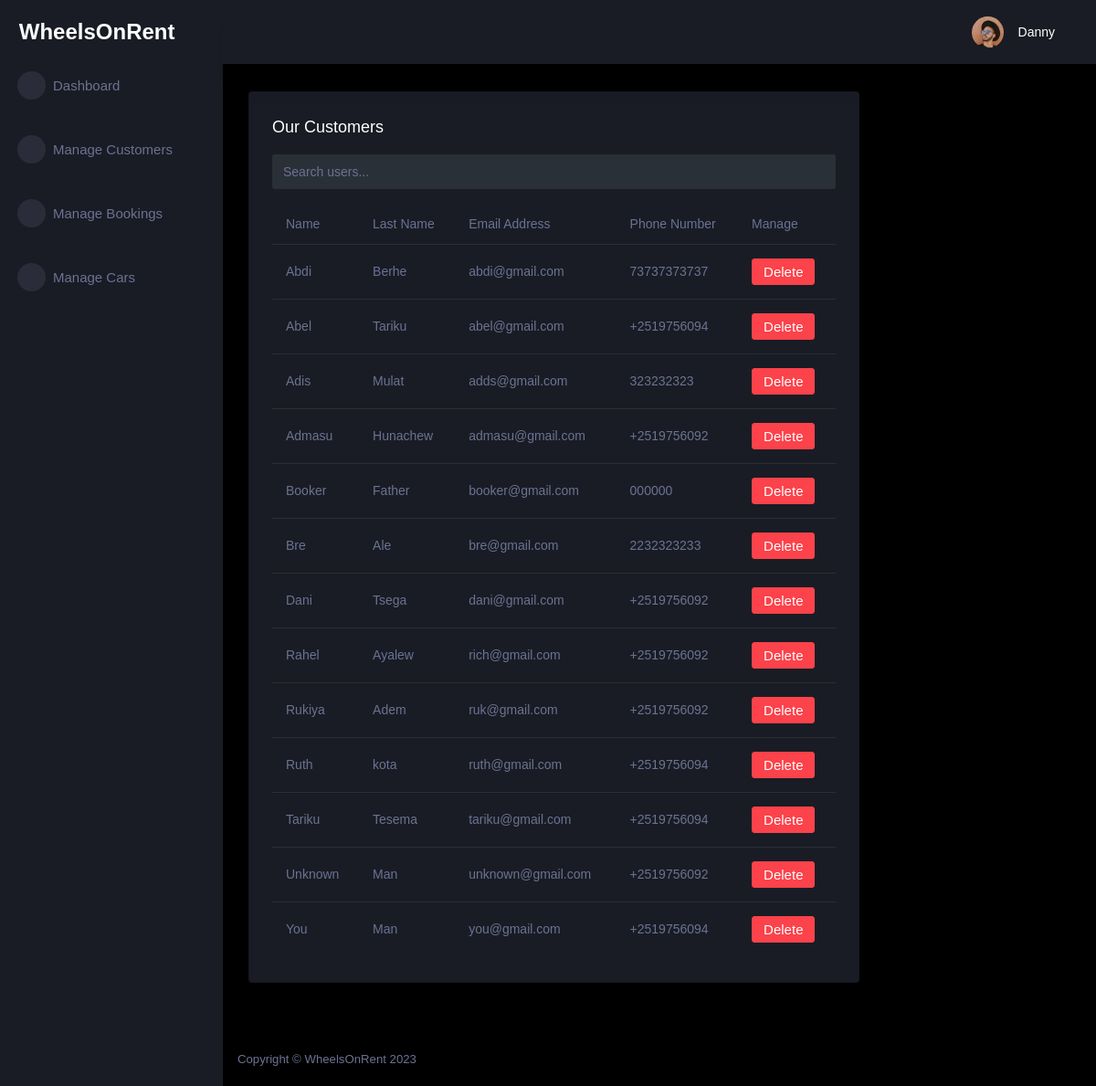
The page /customer/ (signed in) on the database as committed earlier.
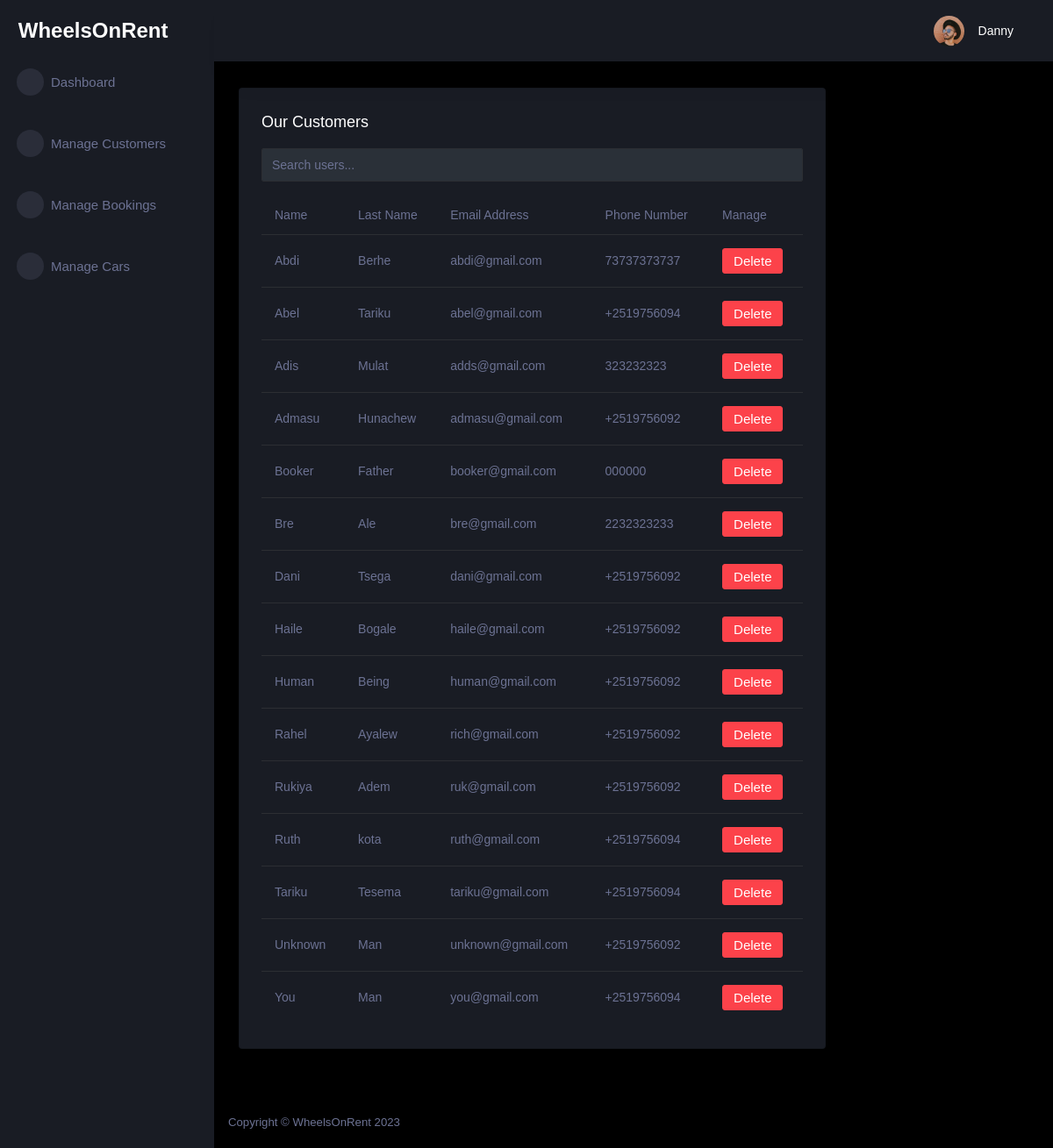
The same page on the database as committed later.
### tables this page shows
CREATE TABLE customer (
  id INTEGER PRIMARY KEY AUTOINCREMENT,
  name TEXT NOT NULL,
  last_name TEXT NOT NULL,
  phone_number TEXT NOT NULL,
  email TEXT NOT NULL,
  password TEXT NOT NULL,
  role TEXT INTEGER DEFAULT 0
);

### car_app/customer.py (the view)
@bp.route('/')
@login_required
def index():
    db = get_db()
    customers = db.execute(
        'SELECT id, name, last_name, email, phone_number'
        ' FROM customer'
        ' WHERE role = 0'
        ' ORDER BY name ASC'
    ).fetchall()
    return render_template('admin/customer_index.html', customers=customers)

### car_app/customer.py (called while the page is built)
@bp.before_app_request
def load_logged_in_customer():
    customer_id = session.get('customer_id')
    if customer_id is None:
        g.customer = None
    else:
        g.customer = get_db().execute(
            'SELECT * FROM customer WHERE id = ?', (customer_id,)
        ).fetchone()

@bp.after_request
def add_header(response):
    response.headers['Cache-Control'] = 'no-store, no-cache, must-revalidate, max-age=0'
    response.headers['Pragma'] = 'no-cache'
    response.headers['Expires'] = '0'
    return response

def login_required(view):
    @functools.wraps(view)
    def wrapped_view(**kwargs):
        if g.customer is None:
            return redirect(url_for('customer.login'))
        return view(**kwargs)
    return wrapped_view

### car_app/db.py (called while the page is built)
def get_db():
    if 'db' not in g:
        g.db = sqlite3.connect(
            current_app.config['DATABASE'],
            detect_types=sqlite3.PARSE_DECLTYPES
        )
        g.db.row_factory = sqlite3.Row
    return g.db

### car_app/templates/admin/customer_index.html (shortened to what this page needs)
{% extends 'admin/admin_base.html' %}
{% block content %}
<div class="content-wrapper">
<div class="row">
  <div class="col-lg-9 grid-margin stretch-card">
    <div class="card">
      <div class="card-body">
        <h4 class="card-title">Our Customers</h4>
        <div class="mb-3">
          <input type="text" id="searchInput" class="form-control" placeholder="Search users...">
        </div>
        <div class="table-responsive">
          <table class="table">
            <thead>
              <tr>
                <th>Name</th>
                <th>Last Name</th>
                <th>Email Address</th>
                <th>Phone Number</th>
                <th>Manage</th>
              </tr>
            </thead>
            <tbody>
              {% for customer in customers %}
              <tr>
                <td>{{ customer.name }}</td>
                <td>{{ customer.last_name }}</td>
                <td>{{ customer.email }}</td>
                <td>{{ customer.phone_number }}</td>
            <td><form action="{{ url_for('customer.delete', id=customer['id']) }}" method="post"><input class="btn btn-danger" type="submit" value="Delete" onclick="return confirm('Are you sure?')">
              </form></td>
              </tr>
            {% endfor %}
            </tbody>
          </table>
        </div>
      </div>
    </div>
  </div>
</div>
</div>
{% endblock %}

### car_app/templates/admin/admin_base.html (shortened to what this page needs)
<!DOCTYPE html>
<html lang="en">
<head>
    <link rel="stylesheet" href="https://cdn.jsdelivr.net/npm/bootstrap@4.0.0/dist/css/bootstrap.min.css">
    <link rel="stylesheet" href="{{ url_for('static', filename='assets/admin/assets/vendors/mdi/css/materialdesignicons.min.css')}}">
    <link rel="stylesheet" href="{{ url_for('static', filename='assets/admin/assets/vendors/css/vendor.bundle.base.css')}}">
    <link rel="stylesheet" href="{{ url_for('static', filename='assets/admin/assets/vendors/jvectormap/jquery-jvectormap.css')}}">
    <link rel="stylesheet" href="{{ url_for('static', filename='assets/admin/assets/vendors/flag-icon-css/css/flag-icon.min.css')}}">
    <link rel="stylesheet" href="{{ url_for('static', filename='assets/admin/assets/vendors/owl-carousel-2/owl.carousel.min.css')}}">
    <link rel="stylesheet" href="{{ url_for('static', filename='assets/admin/assets/vendors/owl-carousel-2/owl.theme.default.min.css')}}">
    <link rel="stylesheet" href="{{ url_for('static', filename='assets/admin/assets/css/style.css')}}">
</head>
<body>
    {% if g.customer['role'] == 1 %}
    <div class="container-scroller">
        <nav class="sidebar sidebar-offcanvas" id="sidebar">
            <div class="sidebar-brand-wrapper d-none d-lg-flex align-items-center justify-content-center fixed-top">
                <a class="sidebar-brand brand-logo" href="{{ url_for('customer.admin_dashboard') }}" style="text-decoration: none; color: white; font-size: 24px; font-weight: bold; font-family: Verdana, Geneva, Tahoma, sans-serif;">WheelsOnRent</a>
            </div>
            <ul class="nav">
                <li class="nav-item menu-items">
                    <a class="nav-link" href="{{ url_for('customer.admin_dashboard') }}">
                        <span class="menu-icon">
                <i class="mdi mdi-speedometer"></i>
              </span>
                        <span class="menu-title">Dashboard</span>
                    </a>
                </li>
                <br>
                <li class="nav-item menu-items">
                    <a class="nav-link" href="{{ url_for('customer.index') }}">
                        <span class="menu-icon">
                <i class="mdi mdi-playlist-play"></i>
              </span>
                        <span class="menu-title">Manage Customers</span>
                    </a>
                </li>
                <br>
                <li class="nav-item menu-items">
                    <a class="nav-link" href="{{ url_for('booking.index') }}">
                        <span class="menu-icon">
                <i class="mdi mdi-table-large"></i>
              </span>
                        <span class="menu-title">Manage Bookings</span>
                    </a>
                </li>
                <br>
                <li class="nav-item menu-items">
                    <a class="nav-link" href="{{ url_for('car.index') }}">
                        <span class="menu-icon">
                <i class="mdi mdi-car"></i>
              </span>
                        <span class="menu-title">Manage Cars</span>
                    </a>
                </li>
            </ul>
        </nav>
        <div class="container-fluid page-body-wrapper">
            <nav class="navbar p-0 fixed-top d-flex flex-row">
                <div class="navbar-menu-wrapper flex-grow d-flex align-items-stretch">
                    <button class="navbar-toggler navbar-toggler align-self-center" type="button" data-toggle="minimize">
              <span class="mdi mdi-menu"></span>
            </button>
                    <ul class="navbar-nav navbar-nav-right">
                        <li class="nav-item nav-settings d-none d-lg-block">
                            <a class="nav-link" href="#">
                                <i class="mdi mdi-view-grid"></i>
                            </a>
                        </li>
                        <li class="nav-item dropdown">
                            <a class="nav-link" id="profileDropdown" href="#" data-toggle="dropdown">
                                <div class="navbar-profile">
                                    <img class="img-xs rounded-circle" src="{{ url_for('static', filename='assets/admin/assets/images/faces/face15.jpg')}}" alt="">
                                    <p class="mb-0 d-none d-sm-block navbar-profile-name">{{ g.customer['name'] }}</p>
                                    <i class="mdi mdi-menu-down d-none d-sm-block"></i>
                                </div>
                            </a>
                        </li>
                    </ul>
                </div>
            </nav>
            <div class="main-panel">
                {% block content %}{% endblock %}
                <footer class="footer">
                    <div class="d-sm-flex justify-content-center justify-content-sm-between">
                        <span class="text-muted d-block text-center text-sm-left d-sm-inline-block">Copyright © WheelsOnRent 2023</span>
                    </div>
                </footer>
            </div>
        </div>
    </div>
    {% else %}
    <div class="container">
        <div class="alert alert-danger">
            <p>You do not have permission to view this page.</p>
        </div>
    </div>
    {% endif %}
</body>
</html>

Rows that differ between the two databases and show on the page:
added customer: name "Haile", last_name "Bogale", email "haile@gmail.com", phone_number "+2519756092"
added customer: name "Human", last_name "Being", email "human@gmail.com", phone_number "+2519756092"
